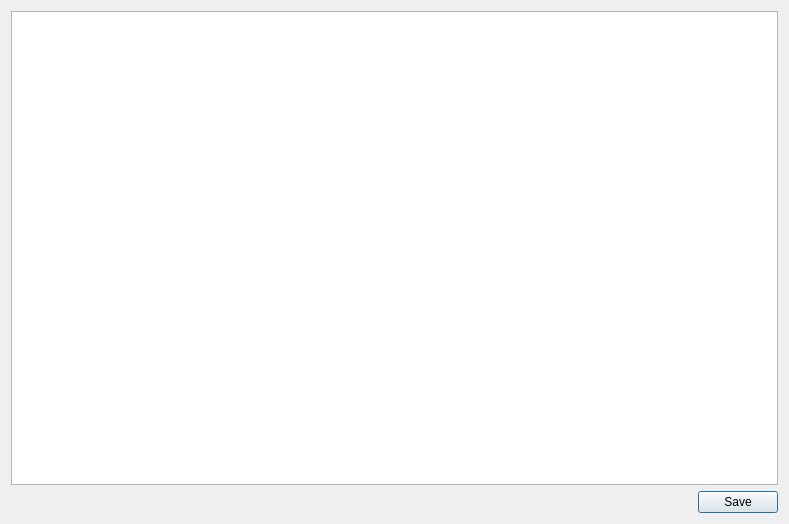
<?xml version="1.0" encoding="UTF-8"?>
<ui version="4.0">
 <class>table_dialog</class>
 <widget class="QDialog" name="table_dialog">
  <property name="geometry">
   <rect>
    <x>0</x>
    <y>0</y>
    <width>789</width>
    <height>524</height>
   </rect>
  </property>
  <property name="windowTitle">
   <string>Dialog</string>
  </property>
  <layout class="QGridLayout" name="gridLayout">
   <item row="2" column="0">
    <spacer name="horizontalSpacer">
     <property name="orientation">
      <enum>Qt::Horizontal</enum>
     </property>
     <property name="sizeHint" stdset="0">
      <size>
       <width>40</width>
       <height>20</height>
      </size>
     </property>
    </spacer>
   </item>
   <item row="2" column="1">
    <widget class="QPushButton" name="save_button">
     <property name="sizePolicy">
      <sizepolicy hsizetype="Fixed" vsizetype="Fixed">
       <horstretch>0</horstretch>
       <verstretch>0</verstretch>
      </sizepolicy>
     </property>
     <property name="text">
      <string>Save</string>
     </property>
    </widget>
   </item>
   <item row="0" column="0" colspan="2">
    <widget class="QTableWidget" name="orderTable"/>
   </item>
  </layout>
 </widget>
 <resources/>
 <connections/>
</ui>
